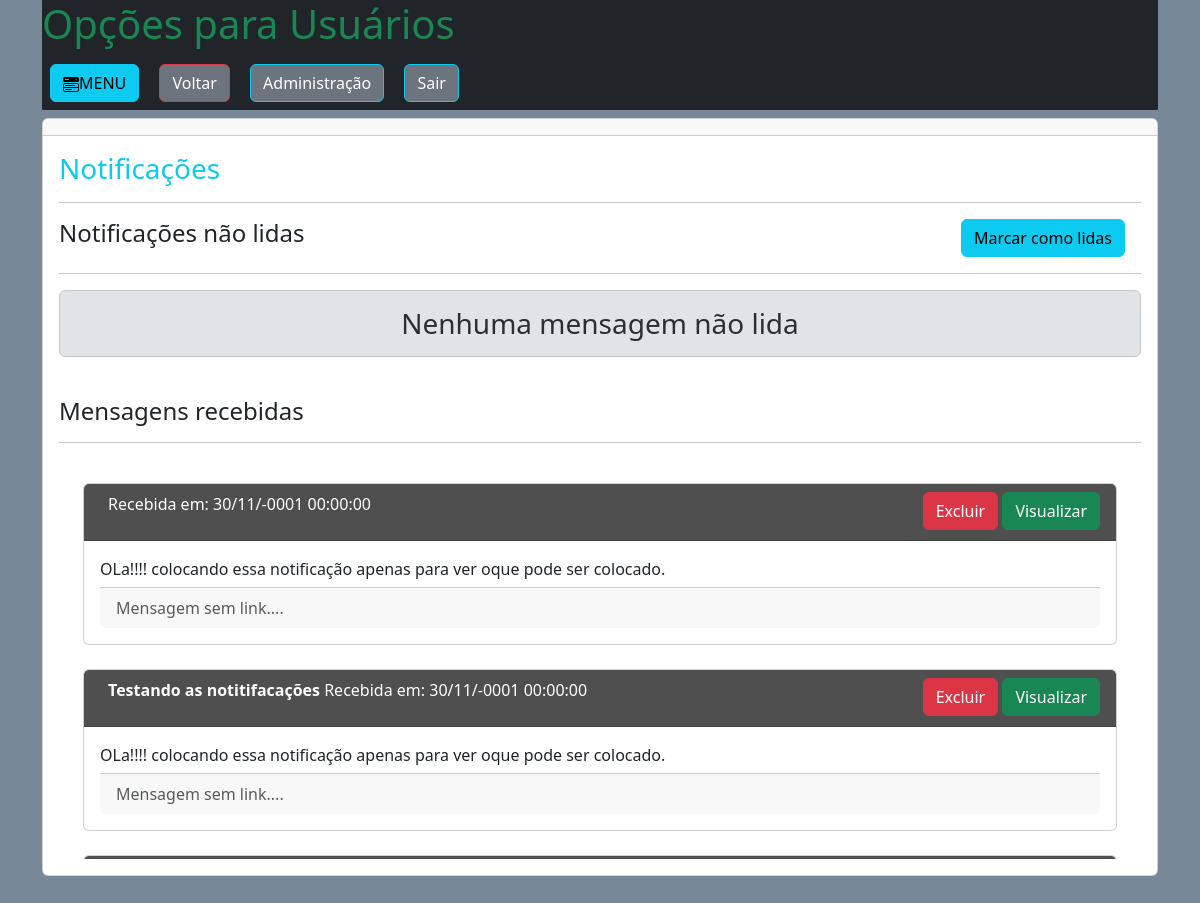
The app's page /administrador/usuarios/notificacoes_us.php?id_usuario=6 with its own data.
### tables this page shows
CREATE TABLE `notificacoes` (
  `id_notificacoes` int(11) NOT NULL,
  `id_usuario` int(11) NOT NULL,
  `titulo` varchar(120) NOT NULL,
  `conteudo` varchar(250) NOT NULL,
  `link_1` varchar(120) NOT NULL,
  `link_2` varchar(120) NOT NULL,
  `link_3` varchar(120) NOT NULL,
  `link_4` varchar(120) NOT NULL,
  `link_5` varchar(120) NOT NULL,
  `condicao` int(1) NOT NULL,
  `data_envio` datetime NOT NULL
);

### administrador/usuarios/notificacoes_us.php (the view, shortened to what this page needs)
<?php
require_once '../../database.php';
require_once '../../verifica_session.php';
if(!empty($_GET['id_usuario'])){
	$id_usuario = $_GET['id_usuario'];
	$sql = "SELECT * FROM compras WHERE id_usuario = '".$id_usuario."'";
	$consulta = $conexao->query($sql);
$dados_a = $consulta->fetchALL(PDO::FETCH_ASSOC);}
?>
<!doctype html>
<html lang="pt-br">
  <head>
    <link href="https://cdn.jsdelivr.net/npm/bootstrap@5.3.3/dist/css/bootstrap.min.css" rel="stylesheet">
	<link rel="stylesheet" href="../../css/modal.css">
</head>
  <body style="background: #778899">
  <div class="container">
				<div class="bg-dark"><h1 class="text-success">
				</h1>
				<button type="button" class="btn btn-info m-2" data-toggle="modal" data-target="#exampleModal">
			MENU
				</button>
				<?php echo '<a class="btn btn-secondary border-danger m-2" href="us_opcoes.php?id_usuario='.$id_usuario.'">Voltar</a>'; ?>
				<a class="btn btn-secondary border-info m-2" href="../menu_admin.php">Administração</a>
				<a href="../../sair.php" class="btn btn-secondary border-info m-2">Sair</a>
				</div>
	<div class="card mt-2">
	<div class="card-header">
	</div>
	<div class="card-body">
	<h3 class="text-info">Notificações</h3>
    <hr><div class="row"><div class="col">
    <h4>Notificações não lidas</h4></div><div class="col" align="right"><a href="?ler_todas=ok" class="btn btn-info me-3">Marcar como lidas</a></div></div>
    <hr>
<?php
    $sql = "SELECT * FROM notificacoes WHERE id_usuario = '".$id_usuario."' ORDER BY id_notificacoes DESC";
    $consulta = $conexao->query($sql);
    $dados_a = $consulta->fetchALL(PDO::FETCH_ASSOC);
   echo '<div style="max-height:400px" class="overflow-auto">';
    $cont = 0;
	if($cont == 0){echo '<h3 class="alert alert-secondary text-center">Nenhuma mensagem não lida</h3>';}
	echo '</div>';
?>
    <h4 class="mt-4">Mensagens recebidas</h4>
    <hr>
	<div style="max-height:400px" class="overflow-auto">
<?php
	$contt=0;
    foreach ($dados_a as $d){
        if($d['condicao'] == 0){
			$contt += 1;
            $titulo = $d['titulo'];
            $conteudo = $d['conteudo'];
            $link_1 = $d['link_1'];
            $link_2 = $d['link_2'];
            $link_3 = $d['link_3'];
            $link_4 = $d['link_4'];
            $link_5 = $d['link_5'];
            $data_envio = $d['data_envio'];
            echo '<div class="card m-4">
			<div class="card-header text-white" style="background: #4f4f4f">
			<div class="row">
			<div class="col">
			<p class="ms-2"><strong>'.$titulo.'</strong> Recebida em: '. date_format(new DateTime($data_envio),"d/m/Y H:i:s").'</p></div>
			<div  class="col" align="right">
			<a href="?excluir='.$d['id_notificacoes'].'&id_usuario='.$id_usuario.'"class="btn btn-danger">Excluir</a>
			<a href="ver_notificacao.php?ver='.$d['id_notificacoes'].'&id_usuario='.$id_usuario.'" class="btn btn-success">Visualizar</a>
			</div>
			</div>
			</div>';
            echo '
			<div class="card-body">
			<span class="d-inline-block text-truncate" style="max-width: 650px;">'.$conteudo.'</span>';
            if(!empty($link_1) || !empty($link_2) || !empty($link_3) || !empty($link_4) || !empty($link_5)){
				echo '<br><div class="card-footer text-muted">Existe algum link na mensagem....</div></div></div>';
			}else{
				echo '<br><div class="card-footer text-muted">Mensagem sem link....</div></div></div>';
			}
        }
    }	if($contt == 0){echo '<h3 class="alert alert-secondary text-center">Nenhuma mensagem lida</h3>';}
?>
</div>
	</div>
	</div>
</div>

### records on screen
notificacoes: data_envio "30/11/-0001 00:00:00", conteudo "OLa!!!! colocando essa notificação apenas para ver oque pode ser colocado.", shows "Mensagem sem link...."
notificacoes: titulo "Testando as notitifacações", data_envio "30/11/-0001 00:00:00", conteudo "OLa!!!! colocando essa notificação apenas para ver oque pode ser colocado.", shows "Mensagem sem link...."
